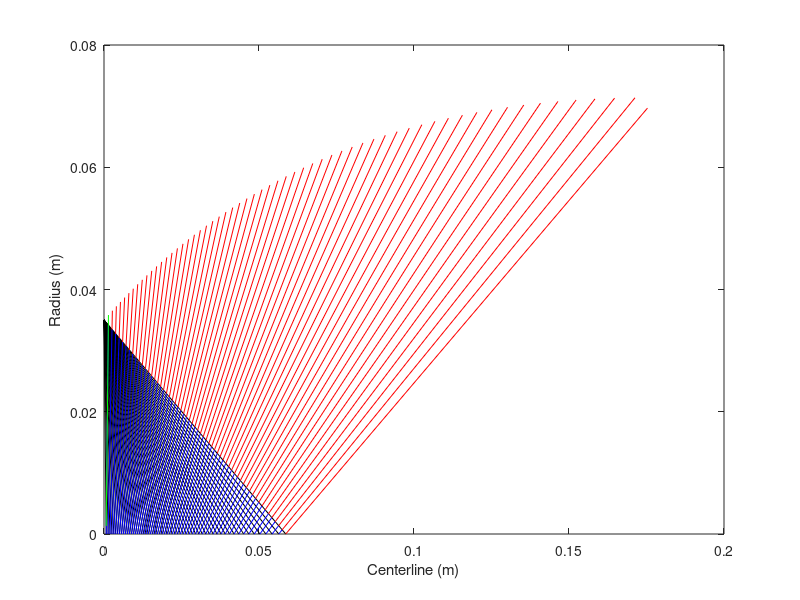

MATLAB code to generate this figure:
clc
clear all

%parameters from CEA
p1 = 3447378.647; %Chamber Pressure (Pa)
Tc = 3673; %Chamber Temperature (K)
AvgMolWeight = 24.45;
g = 1.12; %gamma
avg_mol_weight = 24.45; %the average molecular weight of the flowing mixture throughout the engine
r = 8314.51; %universal gas constant
R = 340; %specific gas constant of the mixture (calculated from CEA output)

%other parameters
TR = 0.035; %m
Alt = 0; %altitude (m)
F = 10000;  %Design Thrust (N)
M_dot = 3.666092312; %mass flow rate (kg/s)


%exit pressure (varying with altitude)
if (11000>Alt) && (Alt<25000)
    T = -56.46;
    p0 = 1000*(22.65*exp(1.73-0.000157*Alt));
elseif Alt>=25000
    T = -131.21 + 0.00299*Alt;
    p0 = 1000*(2.488*((T+273.1)/216.6)^(-11.388));
else 
     T = 15.04 - 0.00649*Alt;
     p0 = 1000*(101.29*((T+273.1)/288.08)^5.256);
end 

%pressure ratios used in later calculations for velocity at throat and exit
PR = p0/p1;
PR2 = (p0/p1)^((g-1)/g);
TT = (2*g*R*Tc)/(g-1);
p_t = ((2/(g+1))^(g/(g-1)))*2.068;
v_t = sqrt((2*g*R*Tc)/(g+1));
v_e = sqrt(((2*g*R*Tc)/(g-1))*(1-PR2)); 
 

if M_dot==0
    M_dot=F/v_e;
elseif F==0
    F = M_dot/v_e;
else
    fprintf('You can either set desired thrust OR mass flow rate')
end

T_e = Tc*(p0/p1)^((g-1)/g);
a_e = sqrt(g*R*T_e);

Me = v_e/a_e;
    
% axis points for method of characteristics
RTOD = 180/pi;
DTOR = pi/180;
P = []; %x axis points
%Prandtl-Meyer function (A & B are split up for simplification purposes)
A = sqrt((g+1)/(g-1));
B = (g-1)/(g+1);
v_PM = @(x) A*atan(sqrt(B*(x^2-1))) - atan(sqrt(x^2-1));


T_max = 0.5*v_PM(Me)*RTOD;
DT = (90-T_max) - fix(90-T_max);
T(1) = DT*DTOR;
n = T_max*2;

for m = 2:n+1
    T(m) = (DT + (m-1))*DTOR;
    %Mach from T(i) using T(i) = v_PM (FALSE POSITION)
    x_int = [1 1.01*Me];
    func = @(x) T(m) - v_PM(x);
    M(m) = fzero(func,x_int);
    P(m) = 0 + TR*tan(T(m)); %x-axis points
    %RRSLOPES
    RR(m) = -TR/P(m);
    %LR slopes
    LR(m) = tan(T(m)+asin(1/M(m)));
    SL(m) = -RR(m);
end

%plots
P(1) = [];
l = length(P);

for j = 1:l
    P1 = [0 TR];
    P2 = [P(j) 0];
    plot(P2,P1,'k')
    hold on
    xlabel('Centerline (m)')
    ylabel('Radius (m)')
end
hold on;
LR(1) = []; RR(1) = [];
SL(1) = [];
F = RR(m-1);

for c = 1:length(P)-1
    x(c) = (TR+SL(c)*P(c))/(SL(c)-F);
    y(c) = F*x(c)+TR;
    X_P = [P(c) x(c)];
    Y_P = [0 y(c)];
    plot(X_P,Y_P,'b');
end
hold on

%first wall section
TM = T_max*DTOR;
xw(1) = (TR+SL(1)*P(1))/(SL(1)-tan(TM));
yw(1) = tan(TM)*xw(1)+TR;
X_P2 = [P(1) xw];
Y_P2 = [P(2) yw];
plot(X_P2,Y_P2,'g');
%DIVIDE (delta slopes)
DTW = tan(TM)/(length(P)-1);
s(1) = tan(TM);
b(1) = TR;

for k = 2:length(P)-1
  s(k) = tan(TM)-(k-1)*DTW; %slope
  b(k) = yw(k-1)-s(k)*xw(k-1); %y-int
  xw(k) = (b(k)+SL(k)*P(k))/(SL(k)-s(k));
  yw(k) = s(k)*xw(k)+b(k);
  X_P3 = [x(k) xw(k)];
  Y_P3 = [y(k) yw(k)];
  plot(X_P3,Y_P3,'r');
end
hold on
xf = (b(length(b))+SL(length(SL))*P(length(P)))/SL(length(SL));
yf = b(length(b));
X_F = [P(length(P)) xf];
Y_F = [0 yf];
plot(X_F,Y_F,'r');
xw = [0 xw]; %array of points
yw = [TR yw];
